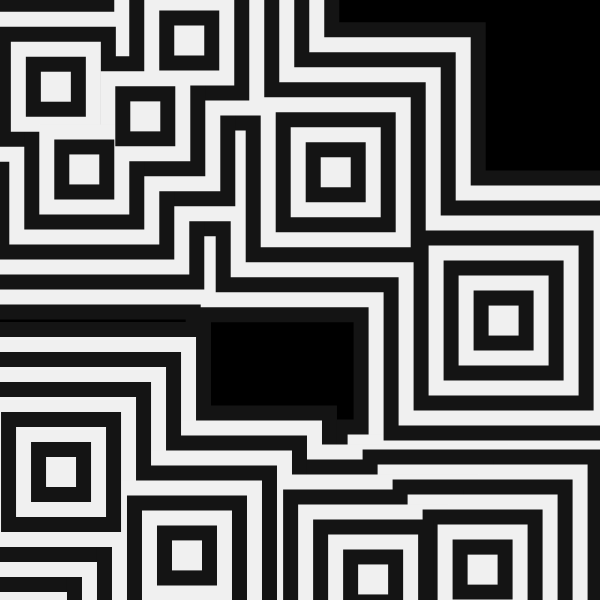
Frame 1 (no input)
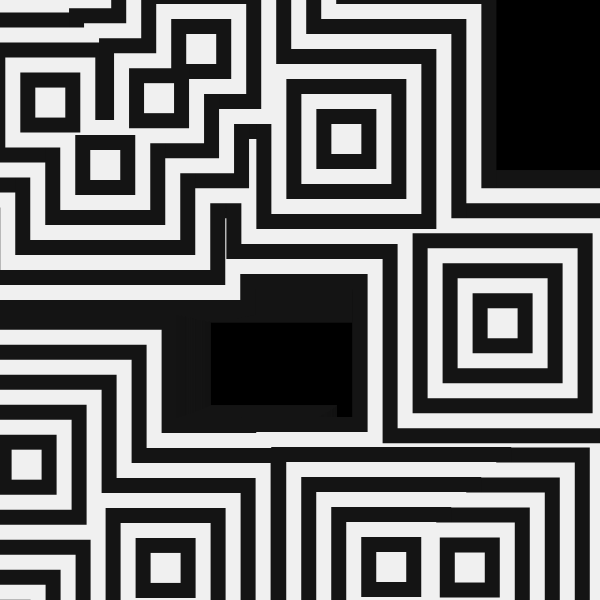
Frame 60 (no input)
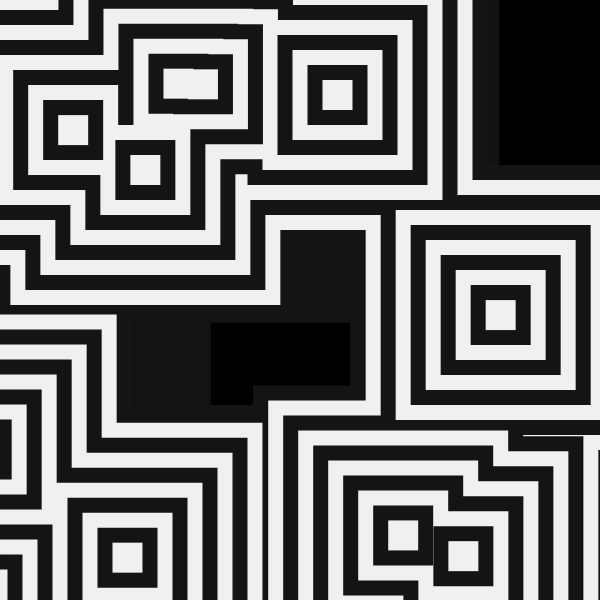
Frame 120 (the mouse pressed at the canvas centre since frame 60)

The p5.js sketch that drew these frames (run headless with seeded random() and noise() and a simulated clock; from frame 60 on, the mouse is pressed at the canvas centre):

// p5.js sketch
// ── sketch.js

var t = 0;
function setup() {
  w = 600;
    var canvas;
    if(windowWidth>=600 && windowHeight >=600){
      canvas = createCanvas(600, 600);
    }
    else{
      canvas = createCanvas(windowWidth, windowHeight - 100);
    }

  var x = (windowWidth - width) / 2;
  var y = (windowHeight - height) / 2;

  canvas.position(x, y);
  background(0);
  noStroke();
  rectMode(CENTER)

}
function draw() {
  for(i=10;i>0;i--){
    fill(i%2?240:20);
    for(j=0;j<10;j++){
      rect(2*w*noise(j,t,0)-w/2,2*w*noise(j,t,1)-w/2,w*i/20, w*i/20);
    }
  }
  t+=.001;
}
